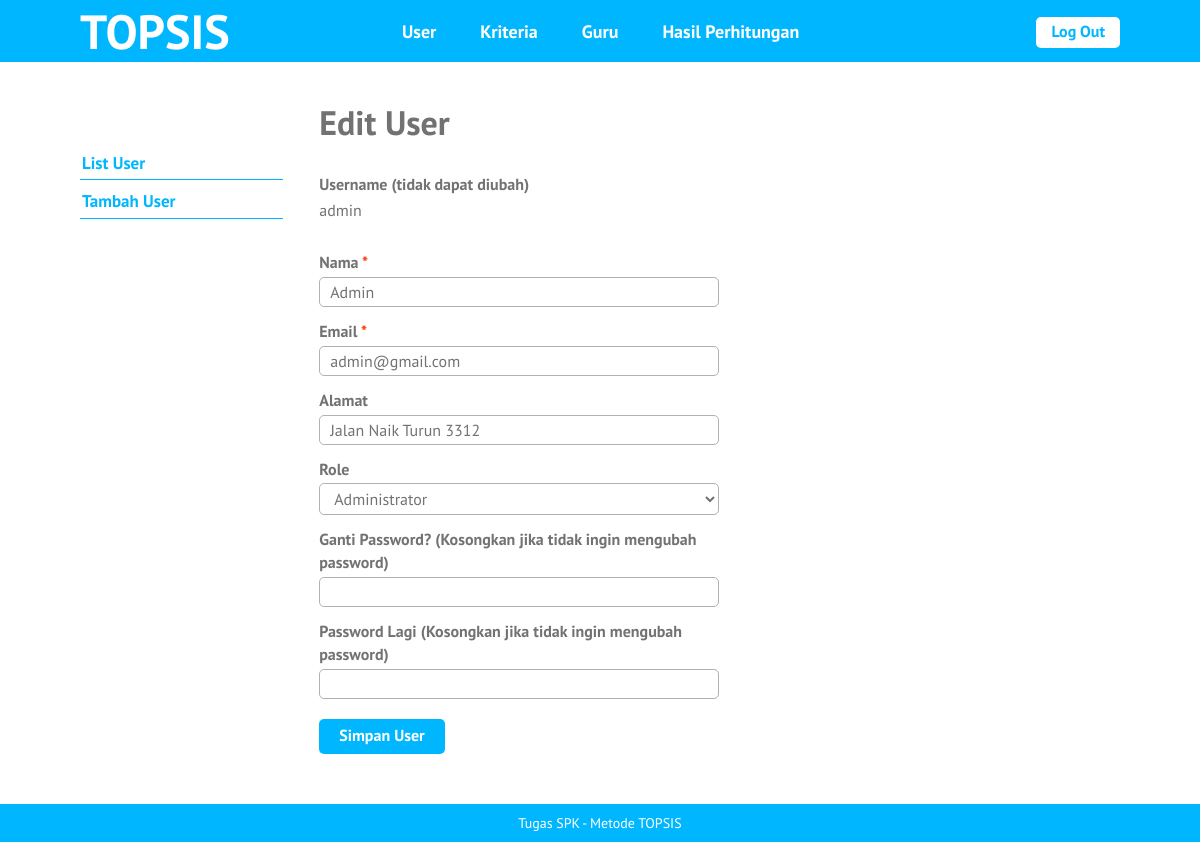
Page /edit-user.php?id=1 (signed in) on the committed database.
### tables this page shows
CREATE TABLE `user` (
  `id_user` int(5) NOT NULL,
  `username` varchar(16) NOT NULL,
  `password` varchar(50) NOT NULL,
  `nama` varchar(70) NOT NULL,
  `email` varchar(50) DEFAULT NULL,
  `alamat` varchar(100) DEFAULT NULL,
  `role` char(1) NOT NULL
);

### edit-user.php (the view, shortened to what this page needs)
<?php require_once('includes/init.php'); ?>
<?php cek_login($role = array(1)); ?>
<?php
$sukses = false;
$ada_error = false;
$result = '';
$id_user = (isset($_GET['id'])) ? trim($_GET['id']) : '';
if(!$id_user) {
	$ada_error = 'Maaf, data tidak dapat diproses.';
} else {
	$query = $pdo->prepare('SELECT id_user, username, nama, email, alamat, role FROM user WHERE user.id_user = :id_user');
	$query->execute(array('id_user' => $id_user));
	$result = $query->fetch();
	$nama = (isset($result['nama'])) ? trim($result['nama']) : '';
	$email = (isset($result['email'])) ? trim($result['email']) : '';
	$alamat = (isset($result['alamat'])) ? trim($result['alamat']) : '';
	$role = (isset($result['role'])) ? trim($result['role']) : '';
}
?>
<?php
require_once('template-parts/header.php');
?>
	<div class="main-content-row">
	<div class="container clearfix">
		<?php include_once('template-parts/sidebar-user.php'); ?>
		<div class="main-content the-content">
			<h1>Edit User</h1>
			<?php if($sukses): ?>
				<div class="msg-box">
					<p>Data berhasil disimpan</p>
				</div>
			<?php elseif($ada_error): ?>
				<p><?php echo $ada_error; ?></p>
			<?php else: ?>
				<form action="edit-user.php?id=<?php echo $id_user; ?>" method="post">
					<div class="field-wrap clearfix">
						<label>Username (tidak dapat diubah)</label>
						<p><?php echo $result['username']; ?></p>
					</div>
					<div class="field-wrap clearfix">
						<label>Nama <span class="red">*</span></label>
						<input type="text" name="nama" value="<?php echo $nama; ?>">
					</div>
					<div class="field-wrap clearfix">
						<label>Email <span class="red">*</span></label>
						<input type="email" name="email" value="<?php echo $email; ?>">
					</div>
					<div class="field-wrap clearfix">
						<label>Alamat</label>
						<input type="text" name="alamat" value="<?php echo $alamat; ?>">
					</div>
					<div class="field-wrap clearfix">
						<label>Role</label>
						<select name="role">
							<option value="1" <?php selected($role, 1); ?>>Administrator</option>
						</select>
					</div>
					<div class="field-wrap clearfix">
						<label>Ganti Password? (Kosongkan jika tidak ingin mengubah password)</label>
						<input type="password" name="password">
					</div>
					<div class="field-wrap clearfix">
						<label>Password Lagi (Kosongkan jika tidak ingin mengubah password)</label>
						<input type="password" name="password2">
					</div>
					<div class="field-wrap clearfix">
						<button type="submit" name="submit" value="submit" class="button">Simpan User</button>
					</div>
				</form>
			<?php endif; ?>
		</div>
	</div>
	</div>
<?php
require_once('template-parts/footer.php');

### stylesheets/style.css (style rules this page uses)
html, body, div, span, applet, object, iframe, h1, h2, h3, h4, h5, h6, p, blockquote, pre, a, abbr, acronym, address, big, cite, code, del, dfn, em, img, ins, kbd, q, s, samp, small, strike, strong, sub, sup, tt, var, b, u, i, center, dl, dt, dd, ol, ul, li, fieldset, form, label, legend, table, caption, tbody, tfoot, thead, tr, th, td, article, aside, canvas, details, embed, figure, figcaption, footer, header, hgroup, menu, nav, output, ruby, section, summary, time, mark, audio, video { margin: 0; padding: 0; border: 0; font-size: 100%; vertical-align: baseline; }
body { line-height: 1; }
*, *:before, *:after { -moz-box-sizing: border-box; -webkit-box-sizing: border-box; box-sizing: border-box; }
.clearfix:before, .clearfix:after { content: " "; display: table; }
.clear, .clearfix:after { clear: both; }
.container { max-width: 1100px; margin: 0 auto; position: relative; padding: 0 30px; }
body { background: #00b7ff; font-family: "PT Sans", sans-serif; color: #727272; font-size: 14px; line-height: 1.3; font-weight: 500; }
textarea, input[type="text"], input[type="email"], input[type="date"], input[type="tel"], input[type="search"], input[type="number"], select, input[type="password"] { background: #fff; border: 1px solid #b2b2b2; width: 100%; font-family: inherit; font-weight: inherit; font-size: 16px; padding: 4px 10px; vertical-align: top; margin: 0; color: #727272; border-radius: 5px; }
h1, h2, h3, h4, h5, h6 { font-weight: 300; }
.the-content { font-size: 16px; line-height: 1.42857; }
.the-content h1, .the-content h2, .the-content h3, .the-content h4, .the-content h5, .the-content h6 { font-weight: 700; }
.the-content h1 { font-size: 34px; margin: 0.8em 0 0.8em; padding: 0; line-height: 1.2; }
.the-content blockquote, .the-content table, .the-content p, .the-content ul, .the-content ol, .the-content dd, .the-content pre, .the-content iframe, .the-content .flxmap-container, .the-content hr { margin-bottom: 1em; }
.the-content > h1:first-child, .the-content > h3:first-child, .the-content > h2:first-child { margin-top: 0; }
button, a { -webkit-transition: all 0.2s ease; -moz-transition: all 0.2s ease; -o-transition: all 0.2s ease; transition: all 0.2s ease; }
span.red, a.red, .the-content span.red, .the-content a.red { color: #ff3600; }
.the-content .button, .button { background: #00b7ff; color: #fff; display: inline-block; font-size: 16px; font-weight: 700; line-height: 1.2; border: 0; font-family: inherit; padding: 7px 20px 9px; cursor: pointer; border-radius: 5px; }
.main-content { float: right; width: 77%; padding: 40px 0; }
.field-wrap { max-width: 400px; padding-bottom: 10px; }
.field-wrap label { display: block; font-weight: 700; padding: 3px 0; }
.field-wrap .button { margin-top: 10px; }

### rows in the picture
user: username "admin", nama "Admin", email "admin@gmail.com", alamat "Jalan Naik Turun 3312", role "Administrator"
